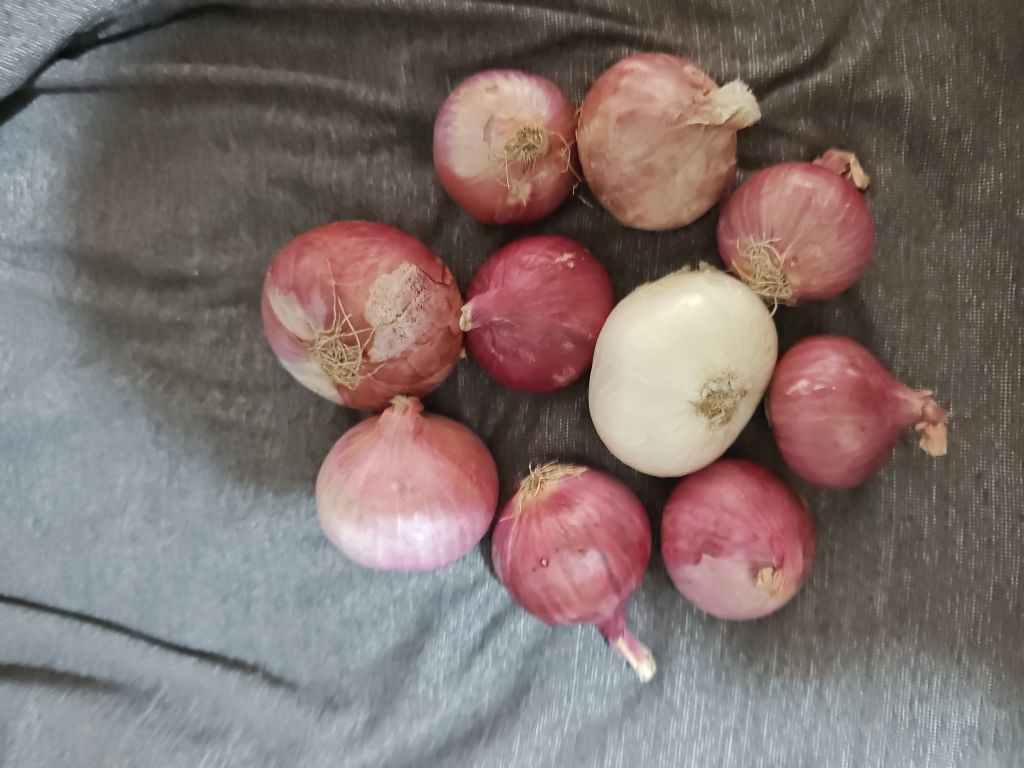
#> input picture Red and White Onion Dataset/New Onion/Bulb/Healthy/Mixed/1WO9RO/Onion 00015.jpg, 1024 x 768 px
$ python -i detection.py   (imports and definitions only)
#> lines starting #> are read from the running program, lines starting #| are printed output that depends on the picture; after the words box and inside, x2 and y2 are one past the last pixel; in counts of white or black regions, pixels touching at a corner belong together
#> further down, picture is the input picture: PIL image 1024x768 RGB; mean R, G, B 127.4, 112.8, 109.3
"""
Onion Instance Detection and Segmentation Module

Performs:
- Onion instance localization (bounding boxes and segmentation contours)
- Deterministic individual onion tracking and ID assignment
- Confidence scoring for each detected instance
- Saliency and connected-component separation for multi-onion frames
"""

from typing import List, Dict, Any, Tuple
import numpy as np
from PIL import Image
from scipy.ndimage import label, find_objects, gaussian_filter

from .schemas import BoundingBox


class DetectedInstance:
    def __init__(
        self,
        onion_id: str,
        bbox: BoundingBox,
        segmentation: List[List[float]],
        confidence: float,
        pixel_bbox: Dict[str, int],
    ):
        self.onion_id = onion_id
        self.bbox = bbox
        self.segmentation = segmentation
        self.confidence = confidence
        self.pixel_bbox = pixel_bbox


class OnionDetector:
    """Instance detection engine isolating individual onion instances in images."""

    def __init__(
        self,
        min_onion_area_ratio: float = 0.02,
        max_onion_area_ratio: float = 0.95,
        confidence_threshold: float = 0.70,
    ):
        self.min_onion_area_ratio = min_onion_area_ratio
        self.max_onion_area_ratio = max_onion_area_ratio
        self.confidence_threshold = confidence_threshold

    def detect_onions(self, img: Image.Image) -> List[DetectedInstance]:
        """
        Detects one or more onion instances in the image, returning bounding boxes,
        approximate polygon contours, confidence, and stable instance IDs.
        """
        width, height = img.size
        total_pixels = width * height

        # Convert to RGB array for luminance & color difference
        rgb_arr = np.asarray(img.convert("RGB"), dtype=np.float32)

        # 1. Color and contrast segmentation
        # Background in procurement/field setup is typically flat or neutral,
        # while onion bulb exhibits characteristic reddish/purple or pale white tones.
        r = rgb_arr[:, :, 0]
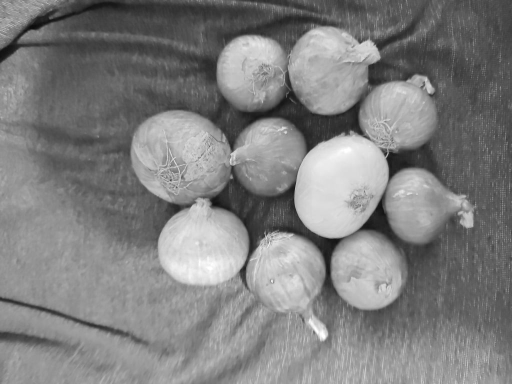
#> r: shape (768, 1024) float32 (shown at 1/2 size); min 10, max 255, mean 127.4
        g = rgb_arr[:, :, 1]
        b = rgb_arr[:, :, 2]
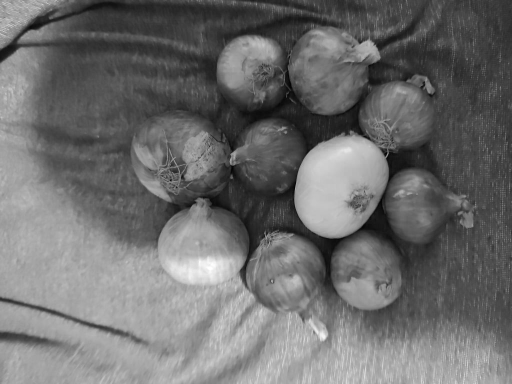
#> b: shape (768, 1024) float32 (shown at 1/2 size); min 0, max 255, mean 109.3
        gray = 0.299 * r + 0.587 * g + 0.114 * b
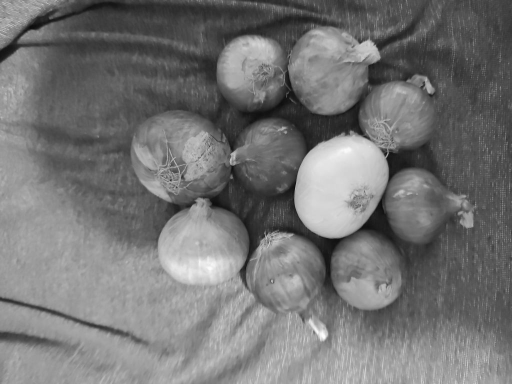
#> gray: shape (768, 1024) float32 (shown at 1/2 size); min 9.77, max 253.7, mean 116.8

        # Compute foreground saliency using local contrast
        blurred_gray = gaussian_filter(gray, sigma=2.0)
        mean_val = float(np.mean(blurred_gray))
#> mean_val = 116.8
        std_val = float(np.std(blurred_gray))
#> std_val = 43.59

        # Otsu-inspired adaptive thresholding
        threshold = max(20.0, mean_val - 0.4 * std_val)
#> threshold = 99.32
        # Invert if background is bright
        if mean_val > 150:
            foreground_mask = blurred_gray < threshold
        else:
            foreground_mask = blurred_gray > threshold
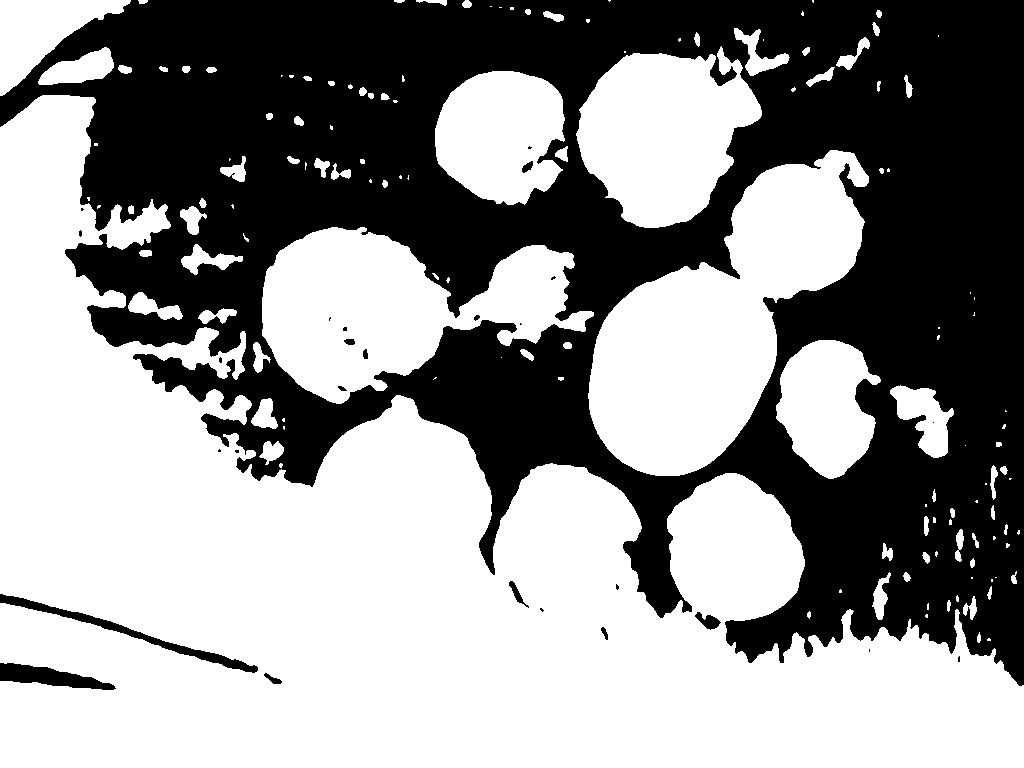
#> foreground_mask: shape (768, 1024) bool; 57.1% white; 27 black regions (15 under 20 px), largest, box (x1, y1, x2, y2) and area: (0, 0, 1024, 686) 332814, (0, 594, 258, 673) 2023, (0, 663, 116, 690) 1606

        # 2. Connected Component Labeling
        labeled_array, num_features = label(foreground_mask)
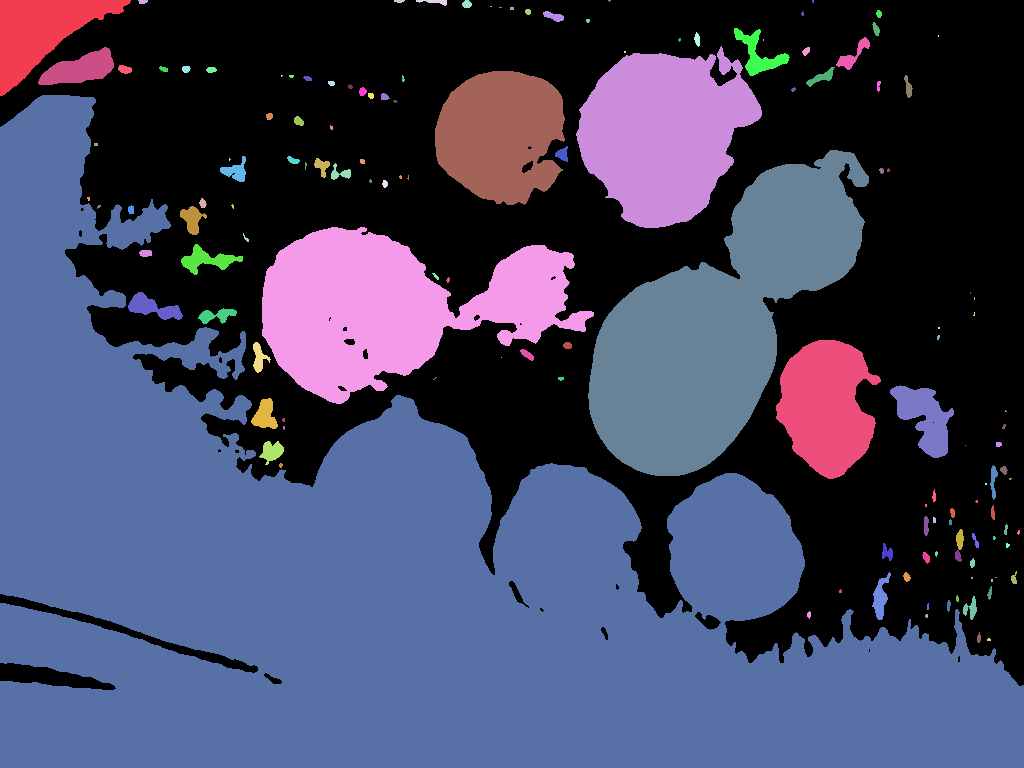
#> labeled_array: shape (768, 1024) int32; 142 distinct labels, from 0 to 141; one colour per label, 0 black
#> num_features = 141

        detected: List[DetectedInstance] = []
        slices = find_objects(labeled_array)
#> slices = 141 items

        instance_idx = 1
        for i, s in enumerate(slices):
            if s is None:
                continue
            y_slice, x_slice = s
            y_min, y_max = y_slice.start, y_slice.stop
            x_min, x_max = x_slice.start, x_slice.stop

            box_w = x_max - x_min
            box_h = y_max - y_min
            area_px = box_w * box_h
            area_ratio = area_px / total_pixels

            # Filter out tiny noise specks or full-frame borders
            if self.min_onion_area_ratio <= area_ratio <= self.max_onion_area_ratio:
                norm_x = round(x_min / width, 4)
                norm_y = round(y_min / height, 4)
                norm_w = round(box_w / width, 4)
                norm_h = round(box_h / height, 4)

                bbox = BoundingBox(x=norm_x, y=norm_y, width=norm_w, height=norm_h)

                # Approximate polygon vertices (octagonal boundary)
                segmentation = [
                    [norm_x + 0.2 * norm_w, norm_y],
                    [norm_x + 0.8 * norm_w, norm_y],
                    [norm_x + norm_w, norm_y + 0.3 * norm_h],
                    [norm_x + norm_w, norm_y + 0.7 * norm_h],
                    [norm_x + 0.8 * norm_w, norm_y + norm_h],
                    [norm_x + 0.2 * norm_w, norm_y + norm_h],
                    [norm_x, norm_y + 0.7 * norm_h],
                    [norm_x, norm_y + 0.3 * norm_h],
                ]

                # Detection confidence based on compactness & area
                aspect = max(box_w, box_h) / max(1, min(box_w, box_h))
                confidence = round(max(0.65, min(0.98, 1.0 - (aspect - 1.0) * 0.15)), 2)

                pixel_bbox = {
                    "x_min": x_min,
                    "y_min": y_min,
                    "x_max": x_max,
                    "y_max": y_max,
                }

                detected.append(
                    DetectedInstance(
                        onion_id=f"onion_{instance_idx:03d}",
                        bbox=bbox,
                        segmentation=segmentation,
                        confidence=confidence,
                        pixel_bbox=pixel_bbox,
                    )
                )
                instance_idx += 1
#> this loop made 141 passes
#> (y_min, y_max, x_min, x_max, box_w, box_h, area_px, area_ratio) on passes 2, 3, 11, 12, 25, 28, 29, 30: (0, 4, 138, 148, 10, 4, 40, 5.09e-05), (0, 3, 394, 405, 11, 3, 33, 4.2e-05), (9, 15, 525, 531, 6, 6, 36, 4.58e-05), (10, 18, 876, 882, 6, 8, 48, 6.1e-05), (47, 56, 802, 810, 8, 9, 72, 9.16e-05), (66, 72, 159, 168, 9, 6, 54, 6.87e-05), (66, 73, 182, 191, 9, 7, 63, 8.01e-05), (67, 73, 206, 217, 11, 6, 66, 8.39e-05)
#> after the loop, detected = 5 items; instance_idx = 6

        # Fallback for single centered onion if segmentation found no component
        if not detected:
            margin_x = int(width * 0.10)
            margin_y = int(height * 0.10)
            pixel_bbox = {
                "x_min": margin_x,
                "y_min": margin_y,
                "x_max": width - margin_x,
                "y_max": height - margin_y,
            }
            bbox = BoundingBox(x=0.10, y=0.10, width=0.80, height=0.80)
            detected.append(
                DetectedInstance(
                    onion_id="onion_001",
                    bbox=bbox,
                    segmentation=[[0.1, 0.1], [0.9, 0.1], [0.9, 0.9], [0.1, 0.9]],
                    confidence=0.85,
                    pixel_bbox=pixel_bbox,
                )
            )

        return detected

>>> from PIL import Image
>>> picture = Image.open('../../Red and White Onion Dataset/New Onion/Bulb/Healthy/Mixed/1WO9RO/Onion 00015.jpg')
>>> result = OnionDetector().detect_onions(picture)
#> result = 5 items

$ run again, on Red and White Onion Dataset/New Onion/Bulb/Healthy/Mixed/1WO9RO/Onion 00038.jpg
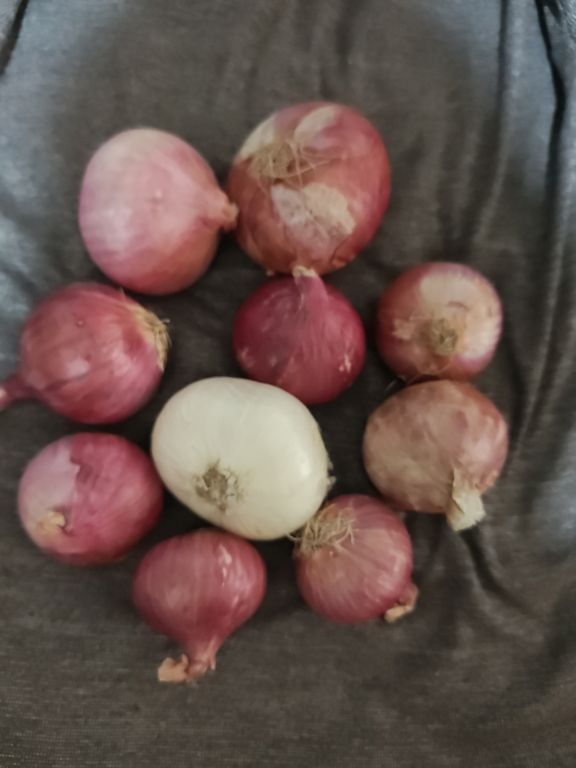
#> input picture Red and White Onion Dataset/New Onion/Bulb/Healthy/Mixed/1WO9RO/Onion 00038.jpg, 576 x 768 px
#> picture is the input picture: PIL image 576x768 RGB; mean R, G, B 101.2, 81.8, 76.3
#> mean_val = 86.99
#> std_val = 39.29
#> threshold = 71.27
#> in detect_onions, `foreground_mask = blurred_gray > threshold`:
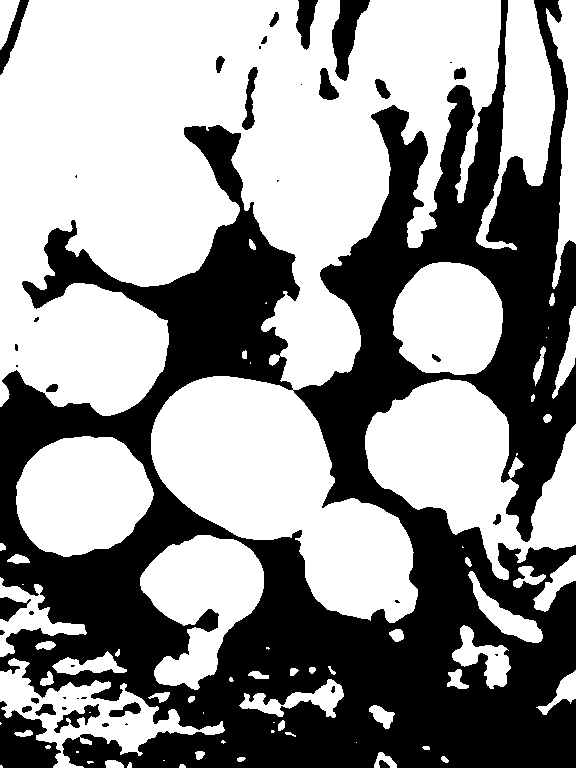
#> foreground_mask: shape (768, 576) bool; 57.7% white; 42 black regions (18 under 20 px), largest, box (x1, y1, x2, y2) and area: (0, 0, 576, 768) 178486, (0, 701, 61, 768) 2469, (332, 0, 370, 81) 1529
#> in detect_onions, `labeled_array, num_features = label(foreground_mask)`:
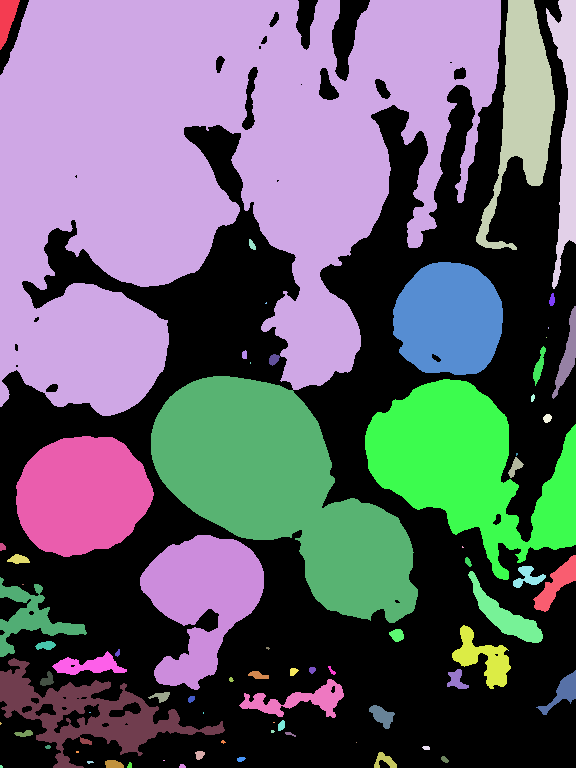
#> labeled_array: shape (768, 576) int32; 77 distinct labels, from 0 to 76; one colour per label, 0 black
#> num_features = 76
#> slices = 76 items
#> the loop in detect_onions, `for i, s in enumerate(slices):` made 76 passes
#> (y_min, y_max, x_min, x_max, box_w, box_h, area_px, area_ratio) on passes 18, 37, 48: (394, 402, 531, 535, 4, 8, 32, 7.23e-05), (649, 657, 115, 120, 5, 8, 40, 9.04e-05), (677, 682, 229, 234, 5, 5, 25, 5.65e-05)
#> after the loop in detect_onions, `for i, s in enumerate(slices):`: detected = 8 items; instance_idx = 9
#> result = 8 items

$ run again, on Red and White Onion Dataset/New Onion/Bulb/Healthy/Mixed/1WO9RO/Onion 00123.jpg
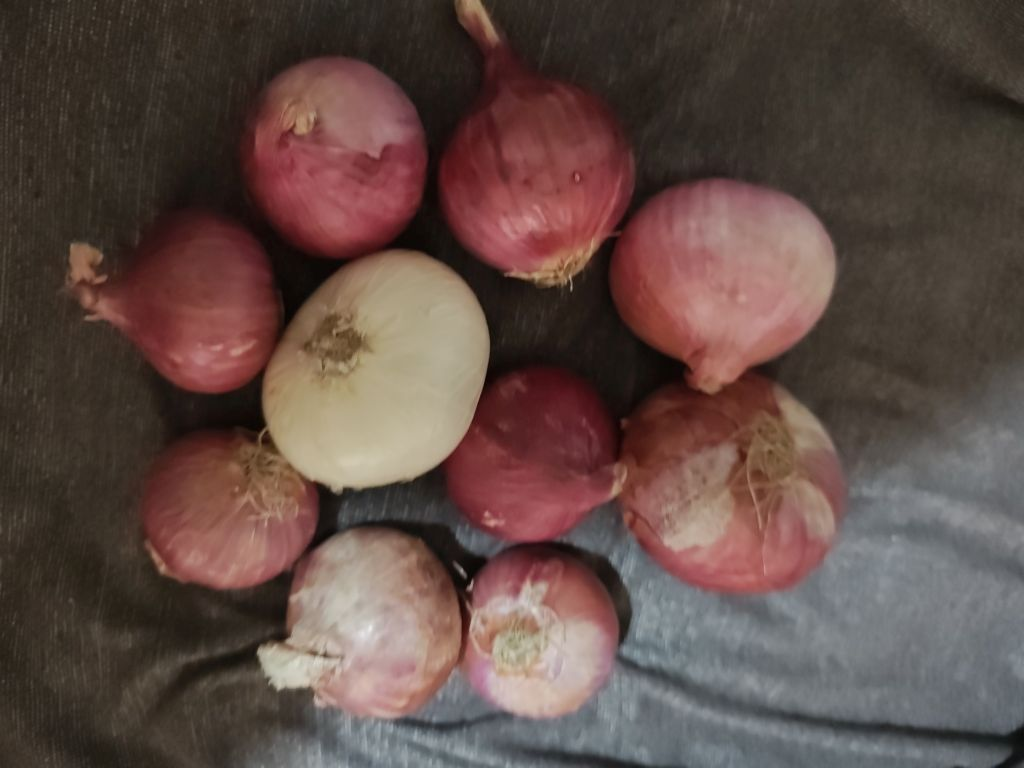
#> input picture Red and White Onion Dataset/New Onion/Bulb/Healthy/Mixed/1WO9RO/Onion 00123.jpg, 1024 x 768 px
#> picture is the input picture: PIL image 1024x768 RGB; mean R, G, B 96, 75.5, 69.7
#> mean_val = 80.99
#> std_val = 42.7
#> threshold = 63.91
#> in detect_onions, `foreground_mask = blurred_gray > threshold`:
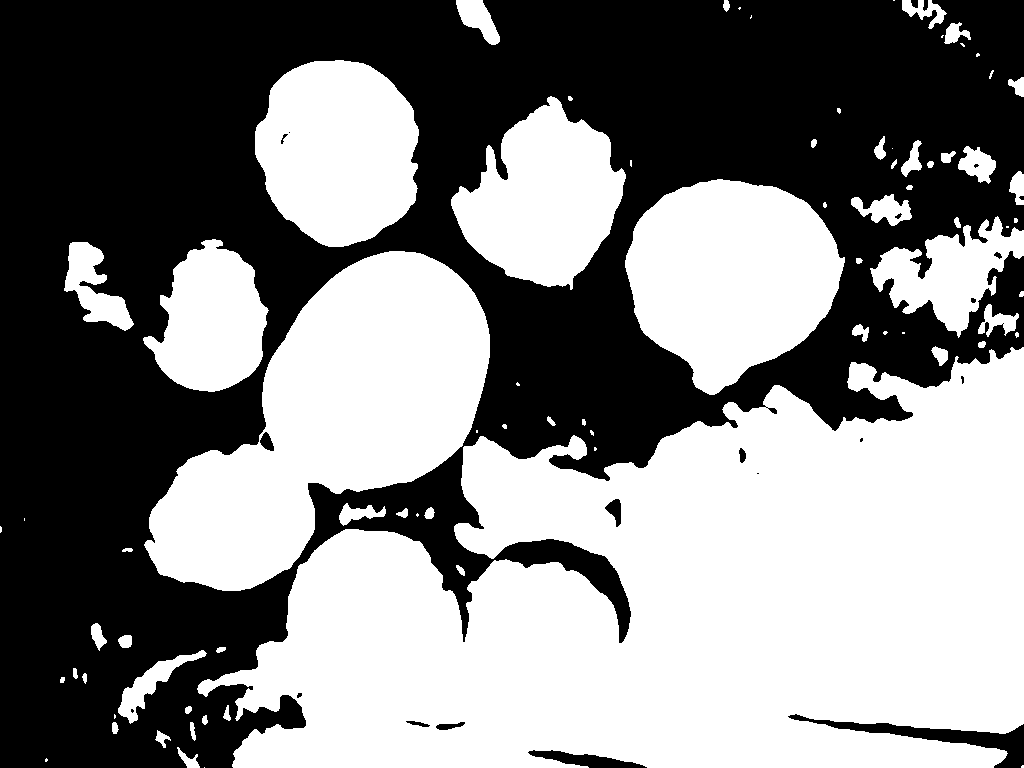
#> foreground_mask: shape (768, 1024) bool; 51.2% white; 22 black regions (8 under 20 px), largest, box (x1, y1, x2, y2) and area: (0, 0, 1024, 768) 379190, (788, 714, 1024, 768) 2847, (528, 750, 647, 768) 994
#> in detect_onions, `labeled_array, num_features = label(foreground_mask)`:
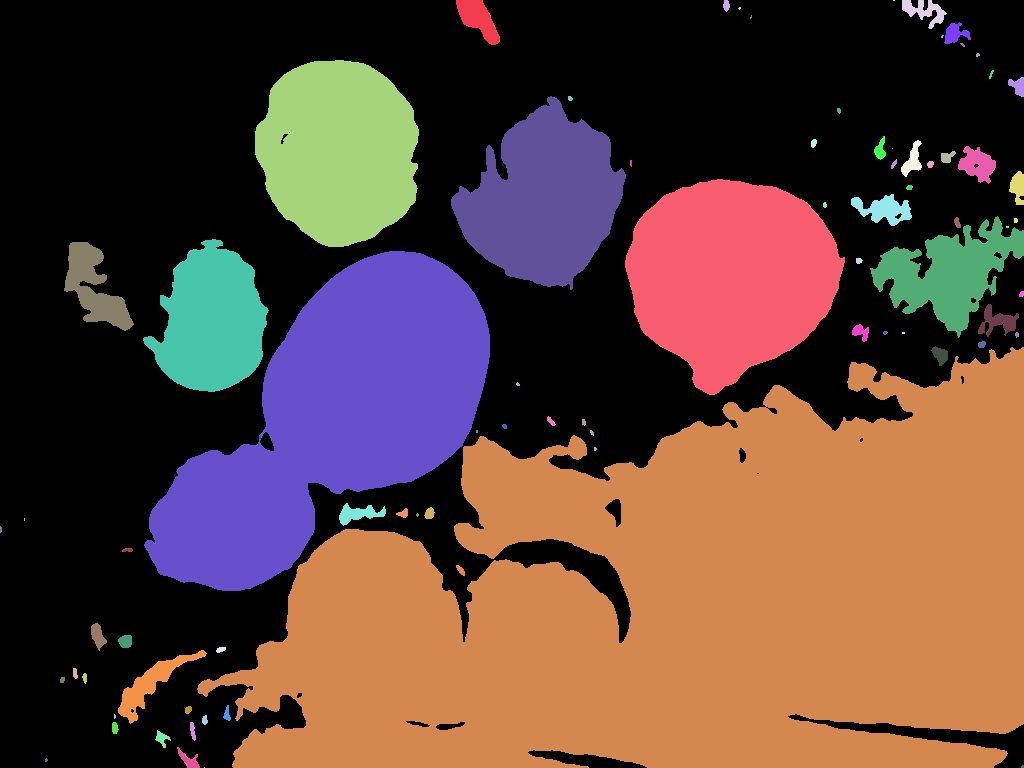
#> labeled_array: shape (768, 1024) int32; 81 distinct labels, from 0 to 80; one colour per label, 0 black
#> num_features = 80
#> slices = 80 items
#> the loop in detect_onions, `for i, s in enumerate(slices):` made 80 passes
#> (y_min, y_max, x_min, x_max, box_w, box_h, area_px, area_ratio) on passes 9, 12, 15, 16, 18, 23, 25, 28: (43, 47, 960, 965, 5, 4, 20, 2.54e-05), (70, 79, 989, 994, 5, 9, 45, 5.72e-05), (96, 101, 568, 573, 5, 5, 25, 3.18e-05), (108, 114, 837, 841, 4, 6, 24, 3.05e-05), (139, 148, 811, 817, 6, 9, 54, 6.87e-05), (159, 169, 891, 897, 6, 10, 60, 7.63e-05), (161, 168, 927, 934, 7, 7, 49, 6.23e-05), (185, 190, 906, 913, 7, 5, 35, 4.45e-05)
#> after the loop in detect_onions, `for i, s in enumerate(slices):`: detected = 7 items; instance_idx = 8
#> result = 7 items
